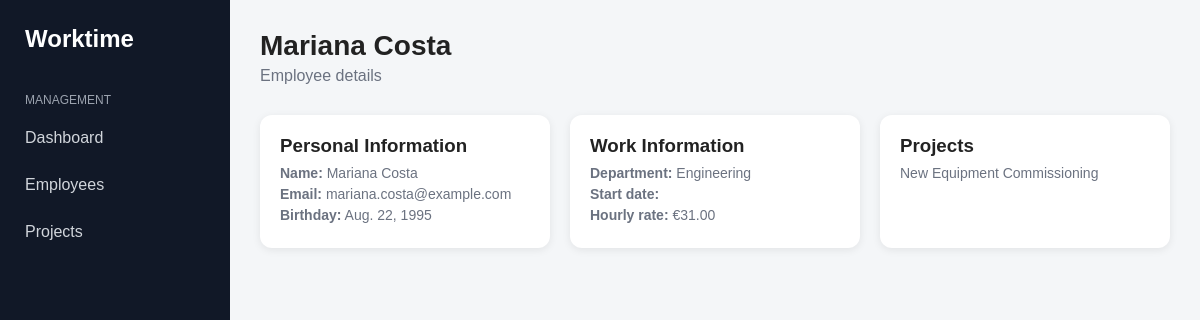
Screenshot of /employee/4/ with the database file from the repository.
### employee/models.py (models this page shows, shortened)
class Employee(models.Model):
    name = models.CharField(max_length=100)
    hire_date = models.DateField()
    birthday = models.DateField()
    email = models.EmailField()
    hourly_rate = models.DecimalField(
        decimal_places=2,
        max_digits=10,
    )
    department = models.CharField(max_length=100)
    photo = models.ImageField(upload_to="employees/", blank=True, null=True)
    description = models.TextField(default="")

### projects/models.py (models this page shows, shortened)
class Project(models.Model):
    project_name = models.CharField(max_length=100)
    start_date = models.DateField()
    end_date = models.DateField(null=True, blank=True)
    workers = models.ManyToManyField(
        Employee,
        related_name="projects",
        blank=True
    )
    materials = models.TextField()

### employee/views.py (the view)
# urls.py: path("<int:employee_id>/", views.employee_detail, name="employee_detail"),
def employee_detail(request, employee_id):
    employee = Employee.objects.get(id=employee_id)
    return render(request, "employee_detail.html", {
        "employee": employee
    })

### employee/templates/employee_detail.html (shortened to what this page needs)
{% extends "base.html" %}
{% block content %}
<div class="header">
    <h1>{{ employee.name }}</h1>
    <p>Employee details</p>
</div>
<div class="cards">
    <div class="card">
        <h3>Personal Information</h3>
        <p><strong>Name:</strong> {{ employee.name }}</p>
        <p><strong>Email:</strong> {{ employee.email }}</p>
        <p><strong>Birthday:</strong> {{ employee.birthday }}</p>
    </div>
    <div class="card">
        <h3>Work Information</h3>
        <p><strong>Department:</strong> {{ employee.department }}</p>
        <p><strong>Start date:</strong> {{ employee.start_date }}</p>
        <p><strong>Hourly rate:</strong> €{{ employee.hourly_rate }}</p>
    </div>
    <div class="card">
        <h3>Projects</h3>
        {% for project in employee.projects.all %}
            <p>{{ project.project_name }}</p>
        {% empty %}
            <p>No projects assigned.</p>
        {% endfor %}
    </div>
</div>
{% endblock %}

### app/templates/base.html (style rules this page uses)
* { box-sizing: border-box; margin: 0; padding: 0; }
body { font-family: Arial, sans-serif; background: #f4f6f8; color: #222; }
.header { margin-bottom: 30px; }
.header h1 { font-size: 28px; }
.header p { color: #6b7280; margin-top: 5px; }
.cards { display: grid; grid-template-columns: repeat(auto-fill, minmax(230px, 1fr)); gap: 20px; }
.card { background: white; border-radius: 12px; padding: 20px; box-shadow: 0 2px 8px rgba(0,0,0,0.08); text-decoration: none; color: inherit; transition: 0.2s; }
.card h3 { margin-bottom: 8px; }
.card p { color: #6b7280; font-size: 14px; margin-bottom: 5px; }

### rows the page displays
Employee: name "Mariana Costa", email "mariana.costa@example.com", birthday "Aug. 22, 1995", department "Engineering", hourly_rate "31.00"
Project: project_name "New Equipment Commissioning"
